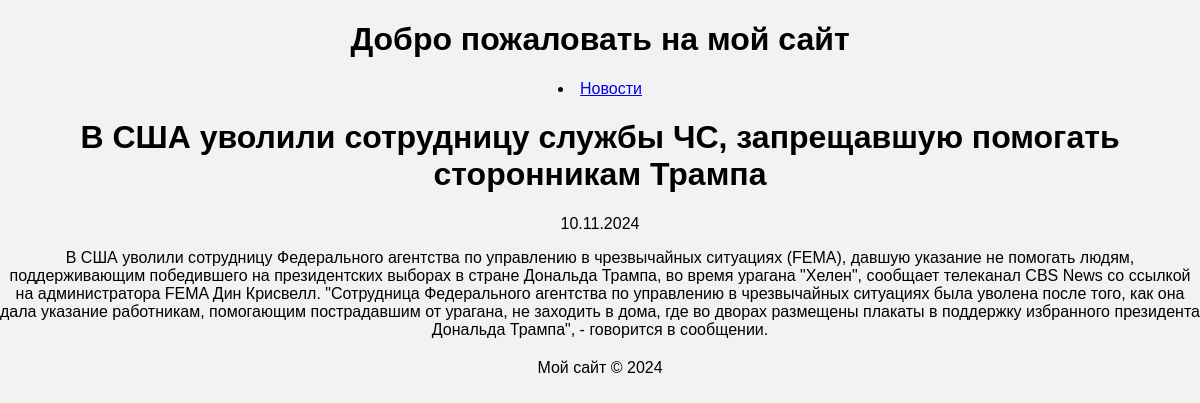
The app's page /news/13/ with its own data.
### newsapp/models.py (models this page shows, shortened)
class Post(models.Model):
    ARTICLE = 'AR'
    NEWS = 'NW'
    CATEGORY_CHOICES = (
        (ARTICLE, 'Новость'),
        (NEWS, 'Статья'),
    )
    author = models.ForeignKey(Author, on_delete=models.CASCADE, null=True, blank=True)
    category_type = models.CharField(max_length=2, choices=CATEGORY_CHOICES, default=ARTICLE)
    created_at = models.DateTimeField(auto_now_add=True)
    categories = models.ManyToManyField(Category, through='PostCategory')
    title = models.CharField(max_length=255)
    text = models.TextField()
    rating = models.IntegerField(default=0)

### newsapp/views.py (the view)
# urls.py: path('news/<int:pk>/', views.NewsDetail.as_view(), name='news_detail'),
class NewsDetail(DetailView):
    model = Post
    template_name = 'newsapp/news_detail.html'
    context_object_name = 'news'
    pk_url_kwarg = 'pk'

### newsapp/templatetags/custom_filters.py (called while the page is built)
@register.filter(name='censor')
def censor(value):
    if not isinstance(value, str):
        raise TypeError("Censor filter expects a string input")
    words = value.split()
    censored_text = []
    for word in words:
        clean_word = word.lower()  # Приводим слово к нижнему регистру для сравнения
        for bad_word in BAD_WORDS:
            if bad_word in clean_word:
                word = word[0] + '*' * (len(word) - 1)  # Замена всех букв на '*', кроме первой
        censored_text.append(word)
    return ' '.join(censored_text)

### newsapp/templates/newsapp/news_detail.html
{% extends "default.html" %}
{% load custom_filters %}
{% block content %}
  <h1>{{ news.title|censor }}</h1>
  <p>{{ news.created_at|date:"d.m.Y" }}</p>
  <p>{{ news.text|censor }}</p>
{% endblock %}

### newsapp/static/css/styles.css (style rules this page uses)
body { font-family: Arial, sans-serif; margin: 0; padding: 0; background-color: #f2f2f2; }
h1, h2, li, h3, ul, p, td, tr, th { text-align: center; }

### records on screen
Post: title|censor "В США уволили сотрудницу службы ЧС, запрещавшую помогать сторонникам Трампа", created_at "10.11.2024", text|censor "В США уволили сотрудницу Федерального агентства по управлению в чрезвычайных ситуациях (FEMA), давшую указание не помогать людям, поддерживающим победившего на президентских выборах в стране Дональда Трампа, во время урагана \"Хелен\", сообщает телеканал CBS News со ссылкой на администратора FEMA Дин Крисвелл. \"Сотрудница Федерального агентства по управлению в чрезвычайных ситуациях была уволена после того, как она дала указание работникам, помогающим пострадавшим от урагана, не заходить в дома, где во дворах размещены плакаты в поддержку избранного президента Дональда Трампа\", - говорится в сообщении."
